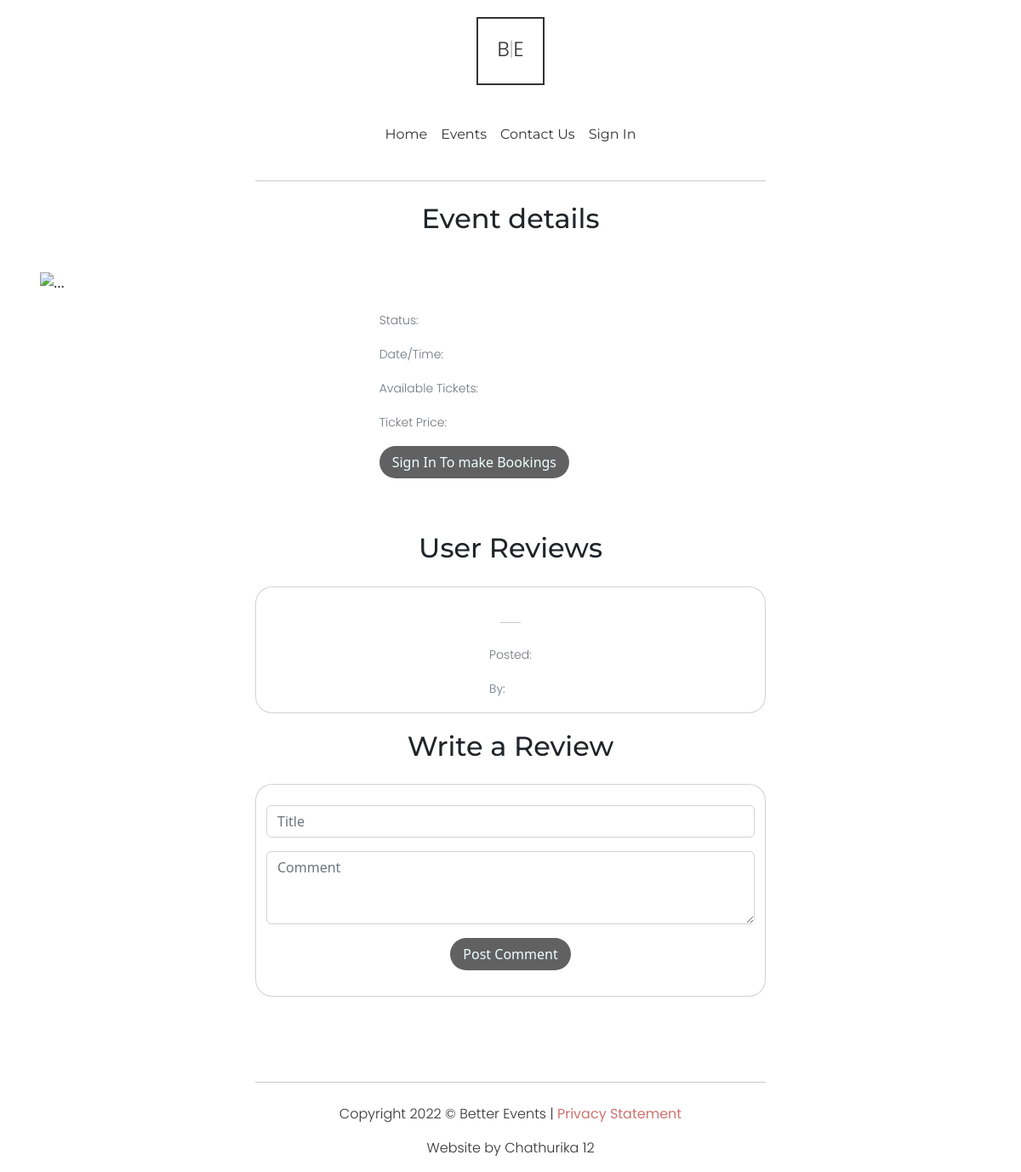
/events/10, run on an earlier commit of the app's database.
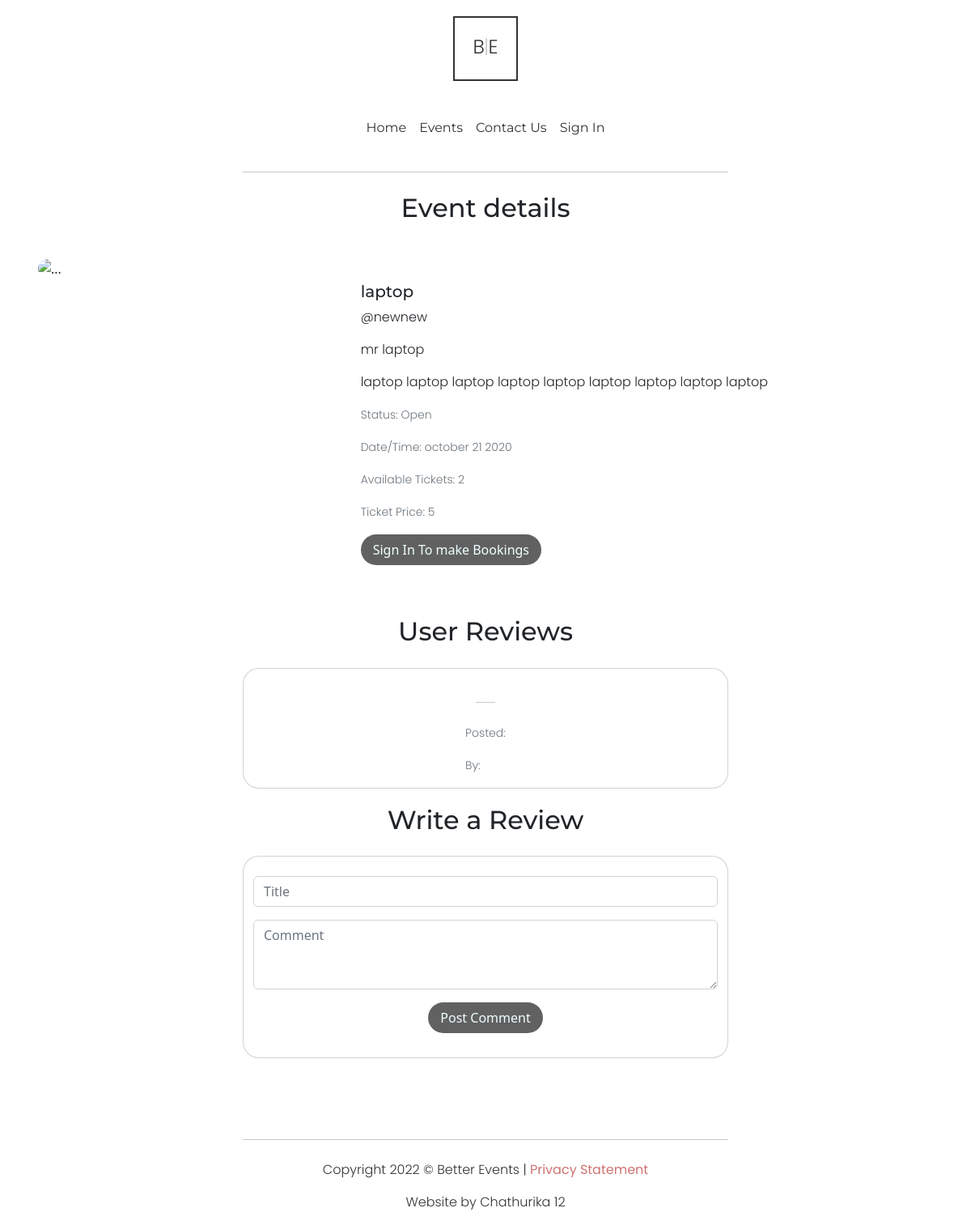
And on a later commit of the database.
### website/models.py (models this page shows, shortened)
class Event(db.Model):
    __tablename__='events'
    id = db.Column(db.Integer, primary_key=True)
    status = db.Column(db.String(20), nullable=False, default='Unpublished')
    datetime = db.Column(db.String(30), index=True)
    speaker = db.Column(db.String(40), index=True)
    ownerid = db.Column(db.Integer)
    tickets = db.Column(db.Integer)
    price = db.Column(db.Integer)
    title = db.Column(db.String(40), index=True)
    description = db.Column(db.String(550), index=True)
    category = db.Column(db.String(40), index=True)
    imgurl = db.Column(db.String(200), index=True)

### website/views.py (the view)
@bp.route('/events/<eventid>', methods=['GET', 'POST'])
def eventdetails(eventid):
    event = Event.query.filter_by(id=eventid).first()
    if type(event) == Event:
        owner = User.query.filter_by(id=event.ownerid).first()
        return render_template('eventdetails.html', imgurl=event.imgurl,
                               category=event.category,
                               speaker=event.speaker,
                               title=event.title,
                               description=event.description,
                               status=event.status,
                               datetime=event.datetime,
                               creator=f"@{owner.username}",
                               tickets=event.tickets,
                               ticketprice=event.price,
                               eventid=event.id)
    return render_template('eventdetails.html')

### website/templates/eventdetails.html (shortened to what this page needs)
{% extends "base.html" %}
{% import "bootstrap/wtf.html" as wtf %}
{% block content %}
<hr>
<div>
  <h2 class="spacertxt">Event details</h2>
</div>
<div class="container card card-body EventContainer">
  <div class="card mb-3 smolevent eventhero">
    <div class="row g-0">
      <div class="col-md-12 col-lg-4">
        <img src={{imgurl}} class="img-fluid eventheroimg" alt="...">
      </div>
      <div class="col-md-12 col-lg-8">
        <div class="card-body smolcardbody">
          <h5 class="card-title">{{title}}</h5>
          <p class="card-text">{{creator}}</p>
          <p class="card-text">{{speaker}}</p>
          <p class="card-text">{{description}}</p>
          <p class="card-text"><small class="text-muted">Status: {{status}}</small></p>
          <p class="card-text"><small class="text-muted">Date/Time: {{datetime}}</small></p>
          <p class="card-text"><small class="text-muted">Available Tickets: {{tickets}}</small></p>
          <p class="card-text"><small class="text-muted">Ticket Price: {{ticketprice}}</small></p>
          {% if current_user.is_authenticated %}
          {% if status == "Open" and tickets >= 1 %}
          <a href="" class="btn eventinfobut" data-bs-toggle="modal" data-bs-target="#exampleModal">Book Tickets</a>
          {% else %}
          <p class="card-text"><small class="">Bookings Not Available</small></p>
          {% endif %}
          {% else %}
          <a href="/login" class="btn eventinfobut">Sign In To make Bookings</a>
          {% endif %}
        </div>
      </div>
    </div>
  </div>
</div>
<div>
  <h2 class="spacertxt">User Reviews</h2>
</div>
<div class="container card comment">
  <div class="card-body">
    <hr>
    <p class="card-text"><small class="text-muted">Posted: {{date}}</small></p>
    <p class="card-text"><small class="text-muted">By: {{commentername}}</small></p>
  </div>
</div>
<div>
  <h2 class="spacertxt">Write a Review</h2>
</div>
<div class="container card comment newcomment">
  <div class="mb-3 commentinputs">
    <br>
    <input type="text" class="form-control commenttitle" id="commenttitleinput" placeholder="Title">
  </div>
  <div class="mb-3 commentinputs">
    <textarea class="form-control" id="exampleFormControlTextarea1" rows="3" cols="50" placeholder="Comment"></textarea>
  </div>
  <a href="#" class="btn eventinfobut">Post Comment</a>
</div>
{% endblock %}

### website/templates/base.html (shortened to what this page needs)
<!DOCTYPE html>
<html lang="en">
<head>
    <link href="https://cdn.jsdelivr.net/npm/bootstrap@5.2.0/dist/css/bootstrap.min.css" rel="stylesheet">
    <link href="../static/style.css" rel="stylesheet">
</head>
<body>
    <div class="col-sm-12">
        <a href="/" >
        <div class="sitelogo">
          <p>B<span class="sitelogospan">|</span>E</p>
        </div>
        </a>
      </div>
      <nav class="navbar navbar-expand-sm col-sm-12">
        <div class="container-fluid">
            <div class="collapse navbar-collapse" id="navbarSupportedContent">
            <ul class="nav justify-content-center navbar-nav me-auto mb-2 mb-lg-0 ">
              <li class="nav-item">
                <a class="nav-link" aria-current="page" href="/">Home</a>
              </li>
              <li class="nav-item">
                <a class="nav-link" href="/events">Events</a>
              </li>
              <li class="nav-item">
                <a class="nav-link" href="/contact">Contact Us</a>
              </li>
              {% if current_user.is_authenticated %}
              <li class="nav-item">
                <a class="nav-link" href="/account">Account</a>
              </li>
              <li class="nav-item">
                <a class="nav-link" href="{{ url_for('auth.logout') }}">Sign Out</a>
              </li>
              {% else %}
              <li class="nav-item">
                <a class="nav-link" href="{{ url_for('auth.login') }}">Sign In</a>
              </li>
              {% endif %}
            </ul>
          </div>
        </div>
      </nav>
    {% block content %}
    {% endblock %}
      <hr class="footerhr">
      <div class="footer">
        <p>Copyright 2022 © Better Events | <a class="alink" href="/">Privacy Statement</a></p>
        <p>Website by Chathurika 12</p>
    </div>
</body>
</html>

### website/static/style.css (style rules this page uses)
html { scroll-behavior: smooth; }
h1,h2,h3,h4,h5,h6 { font-family: 'Montserrat', sans-serif; }
p { font-family: 'Poppins', sans-serif; font-weight: 300; }
a { text-decoration: none; }
a.alink { color: #cc7371; font-weight: 400; }
ul { margin: 10px auto; }
a.btn { border-radius: 20px; padding: 7px 15px; background-color: #616161; border: none; color: azure; }
a.nav-link { transition: transform 0.3s; font-family: 'Montserrat', sans-serif; color: #333333; border-bottom: transparent solid 1px; user-select: none; }
hr { width: 50%; margin: 25px auto; }
div.footer { color: #333333; text-align: center; }
hr.footerhr { margin-top: 100px; }
.spacertxt { text-align: center; margin-bottom: 25px; font-family: 'Montserrat', sans-serif; }
.sitelogo { transition: scale 0.3s, background-color 0.5s; color: #333333; font-weight: 400; font-size: 24px; letter-spacing: 20; text-align: center; padding-top: 18px; margin: 20px auto; border: #333333 solid 2px; width: 80px; height: 80px; user-select: none; }
.sitelogospan { font-weight: 100; user-select: none; }
div.collapse { border: transparent; }
.EventContainer { border: transparent; display: flex; justify-content: left; align-items: left; }
.eventheroimg { height: 100%; background-position: center; background-size: cover; background-repeat: no-repeat; border-radius: 20px; }
.eventhero { border-color: transparent; }
.smolevent { border-radius: 20px; }
.smolcardbody { padding: 30px; }
.eventinfobut { color: azure; }
.comment { transition: background-color 0.5s, border-radius 0.7s, scale 0.5s; display: flex; justify-content: center; align-items: center; max-width: 600px; border-radius: 20px; margin-bottom: 20px; }
.newcomment { padding-bottom: 30px; }
.commentinputs { width: 100%; }

What changed in the data, as far as the page shows it:
added Event: title "laptop", speaker "mr laptop", description "laptop laptop laptop laptop laptop laptop laptop laptop laptop", status "Open", datetime "october 21 2020"
Also different on the page:
{{ creator }}: (not shown) → "@newnew"
{{ tickets }}: (not shown) → "2"
{{ ticketprice }}: (not shown) → "5"
